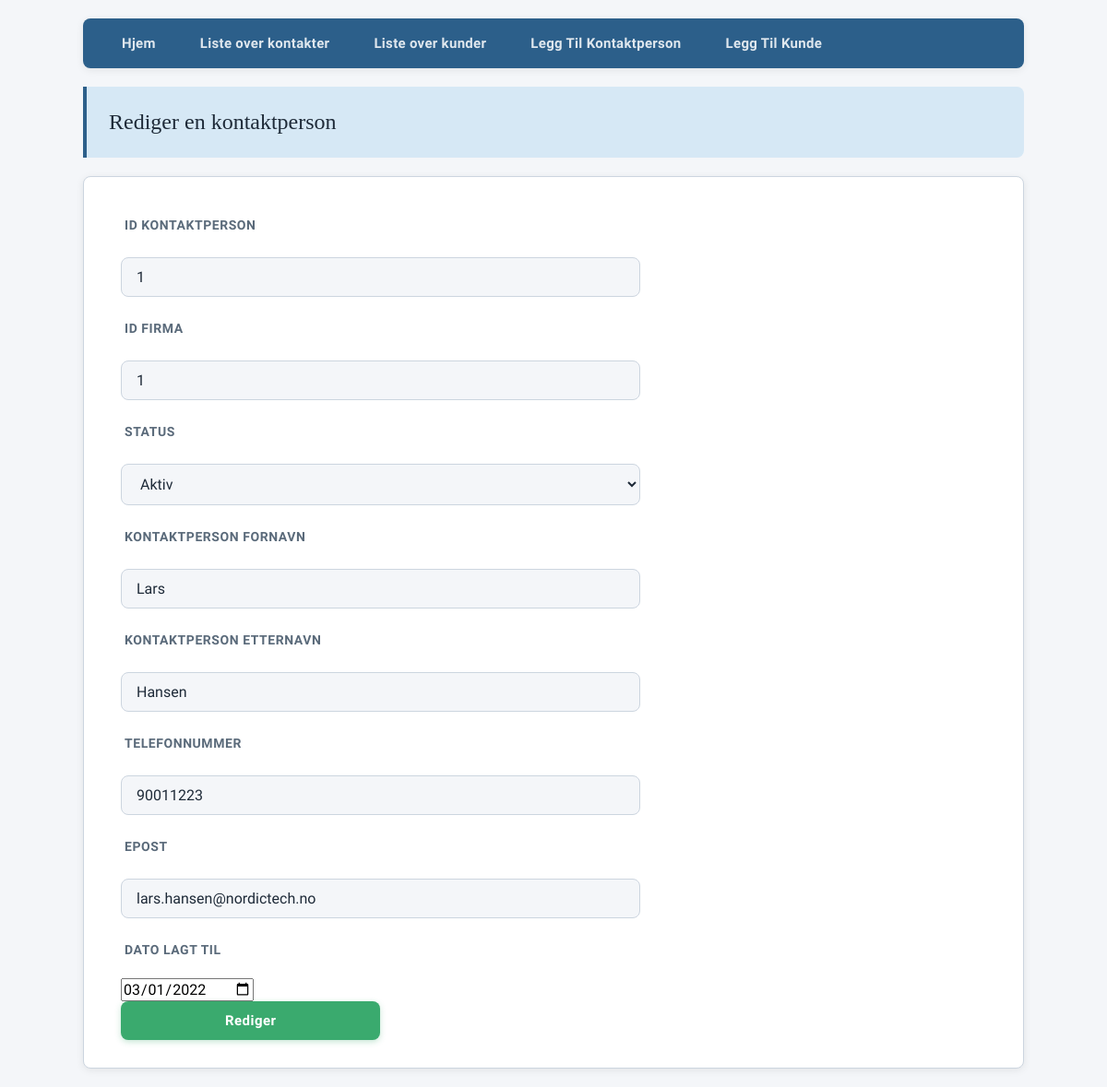
Screenshot of /backend/contact_update.php?idkontaktperson=1 with the database file from the repository.
### tables this page shows
CREATE TABLE IF NOT EXISTS kontaktperson (
  idkontaktperson INT NOT NULL AUTO_INCREMENT,
  firma_idfirma INT NOT NULL,
  kontaktpersonStatus ENUM('Aktiv','Inaktiv') NOT NULL,
  kontaktpersonEtternavn VARCHAR(128),
  kontaktpersonFornavn VARCHAR(64),
  kontaktpersonTlf VARCHAR(15),
  kontaktpersonEpost VARCHAR(128),
  kontaktpersonDatoLagtTil DATE,
  PRIMARY KEY (idkontaktperson),
  INDEX fk_kontaktperson_firma_idx (firma_idfirma),
  CONSTRAINT fk_kontaktperson_firma
    FOREIGN KEY (firma_idfirma)
    REFERENCES firma(idfirma)
);

### backend/contact_update.php (the view, shortened to what this page needs)
<?php
include '..\frontend\connect.php';
if (isset($_GET['idkontaktperson']) && ($_SERVER['REQUEST_METHOD'] == 'GET')) {
    $idkontaktperson  =   $_GET['idkontaktperson'];
    $sql = "SELECT * FROM kontaktperson WHERE idkontaktperson = :idkontaktperson";
    $stmt = $pdo->prepare($sql);
    $stmt->bindParam(":idkontaktperson",$idkontaktperson);
    $stmt->execute();
    $kontakt = $stmt->fetch(PDO::FETCH_ASSOC);
}
?>
<!DOCTYPE html>
<html lang="en">
<head>
    <link rel="stylesheet" href="../frontend/style.css" type="text/css">
</head>
<body>
    <section>
        <?php include '..\frontend\meny.php'; ?>
    </section>
    <header>
        <p>Rediger en kontaktperson</p>
    </header>
    <main>
        <form action="contact_update_bekreft.php" method="GET">
            <section>
                <label for="idkontaktperson">Id Kontaktperson</label><br>
                <input type="text" name="idkontaktperson" value="<?php echo htmlspecialchars($kontakt['idkontaktperson']); ?>" readonly>
            </section>
            <section>
                <label for="firma_idfirma">Id Firma</label><br>
                <input type="text" name="firma_idfirma" id="firma_idfirma" value="<?php echo htmlspecialchars($kontakt['firma_idfirma']); ?>" readonly>
            </section>
            <section>
                <label for="kontaktpersonStatus">Status</label><br>
                <select name="kontaktpersonStatus" id="kontaktpersonStatus">
                    <option value="Aktiv" <?php echo $kontakt['kontaktpersonStatus'] === 'Aktiv' ? 'selected' : ''; ?>>Aktiv</option>
                </select>
            </section>
            <section>
                <label for="kontaktpersonFornavn">Kontaktperson fornavn</label><br>
                <input type="text" name="kontaktpersonFornavn" id="kontaktpersonFornavn" value="<?php echo htmlspecialchars($kontakt['kontaktpersonFornavn']); ?>" required>
            </section>
            <section>
                <label for="kontaktpersonEtternavn">Kontaktperson etternavn</label><br>
                <input type="text" name="kontaktpersonEtternavn" id="kontaktpersonEtternavn" value="<?php echo htmlspecialchars($kontakt['kontaktpersonEtternavn']); ?>" required>
            </section>
            <section>
                <label for="kontaktpersonTlf">Telefonnummer</label><br>
                <input type="text" name="kontaktpersonTlf" id="kontaktpersonTlf" value="<?php echo htmlspecialchars($kontakt['kontaktpersonTlf']); ?>">
            </section>
            <section>
                <label for="kontaktpersonEpost">Epost</label><br>
                <input type="text" name="kontaktpersonEpost" id="kontaktpersonEpost" value="<?php echo htmlspecialchars($kontakt['kontaktpersonEpost']); ?>">
            </section>
            <section>
                <label for="kontaktpersonDatoLagtTil">Dato lagt til</label><br>
                <input type="date" name="kontaktpersonDatoLagtTil" id="kontaktpersonDatoLagtTil" value="<?php echo htmlspecialchars($kontakt['kontaktpersonDatoLagtTil']); ?>">
            </section>
            <input type="submit" id="rediger_kontaktperson" value="Rediger">
        </form>
    </main>
</body>
</html>

### frontend/style.css (style rules this page uses)
:root { --primary: #2c5f8a; --primary-light: #d6e8f5; --accent: #3aaa6e; --accent-light: #d4f0e3; --danger: #e05c5c; --danger-light: #fde8e8; --bg: #f4f6f9; --surface: #ffffff; --border: #ccd5df; --text: #1e2a38; --text-muted: #5a6a7a; --nav-bg: var(--primary); --radius: 8px; --shadow: 0 2px 8px rgba(0,0,0,0.08); }
* { margin: 0; padding: 0; box-sizing: border-box; }
body { font-family: 'Source Sans 3', sans-serif; font-size: 16px; color: var(--text); background-color: var(--bg); margin: auto; margin-top: 20px; width: 85%; max-width: 1100px; }
main { background-color: var(--surface); border: 1px solid var(--border); border-radius: var(--radius); box-shadow: var(--shadow); margin: 20px 0; padding: 30px 40px; }
p { margin: 20px 0; color: var(--text); background-color: var(--primary-light); font-size: 17px; line-height: 1.7; padding: 18px 24px; border-left: 4px solid var(--primary); border-radius: 0 var(--radius) var(--radius) 0; }
label { display: block; margin: 14px 0 4px 4px; font-weight: 600; font-size: 14px; color: var(--text-muted); letter-spacing: 0.04em; text-transform: uppercase; }
input { font-family: 'Source Sans 3', sans-serif; font-size: 16px; }
input[type=text], input[type=email], input[type=url] { width: 60%; padding: 11px 16px; margin: 4px 0 12px; border: 1.5px solid var(--border); border-radius: var(--radius); background: var(--bg); color: var(--text); transition: border-color 0.2s, box-shadow 0.2s; outline: none; }
select { font-family: 'Source Sans 3', sans-serif; font-size: 16px; width: 60%; padding: 11px 16px; margin: 4px 0 12px; border: 1.5px solid var(--border); border-radius: var(--radius); background: var(--bg); color: var(--text); cursor: pointer; outline: none; transition: border-color 0.2s; }
input[type=submit] { font-family: 'Source Sans 3', sans-serif; font-size: 15px; font-weight: 600; width: 30%; padding: 12px; background-color: var(--accent); color: #fff; border: none; border-radius: var(--radius); cursor: pointer; letter-spacing: 0.03em; transition: background 0.2s, transform 0.1s, box-shadow 0.2s; box-shadow: 0 2px 6px rgba(58,170,110,0.3); }
header p { font-family: 'Playfair Display', serif; font-size: 24px; }

### rows the page displays
kontaktperson: idkontaktperson "1", firma_idfirma "1", kontaktpersonStatus "Aktiv", kontaktpersonFornavn "Lars", kontaktpersonEtternavn "Hansen", kontaktpersonTlf "90011223", kontaktpersonEpost "lars.hansen@nordictech.no", kontaktpersonDatoLagtTil "03/01/2022"
